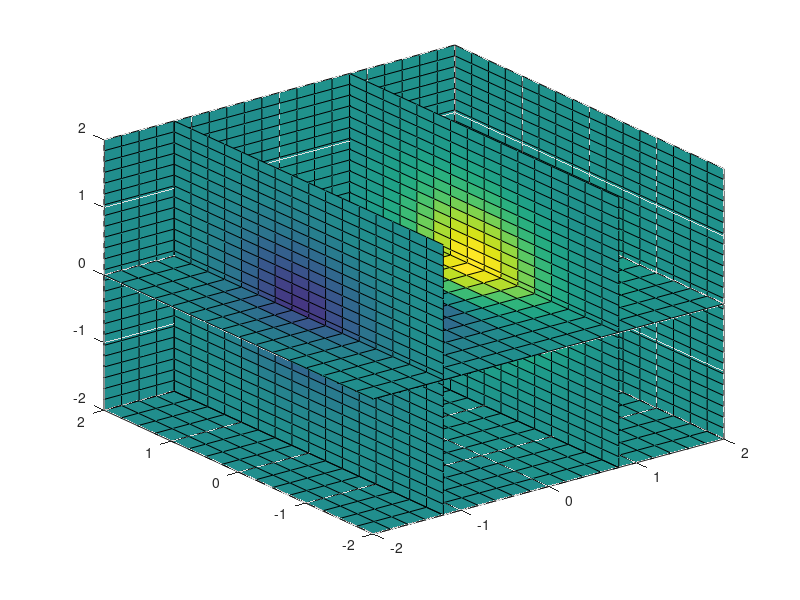
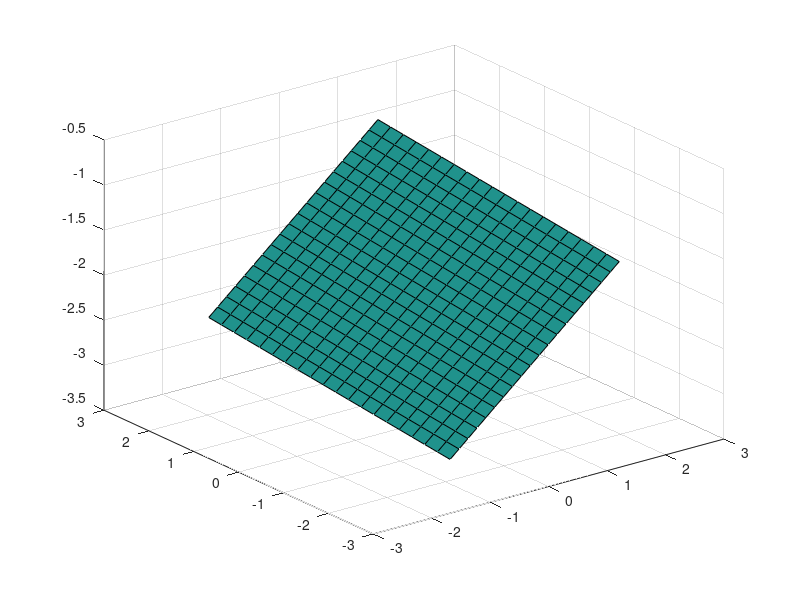

MATLAB code to generate these figures, in order: (Note: this script raises an error after producing the figures.)
clear; close; home

% Example 1: First example from 'doc slice'
[x,y,z] = meshgrid(-2:.2:2,-2:.25:2,-2:.16:2);
v = x.*exp(-x.^2-y.^2-z.^2);
xslice = [-1.2,.8,2];
yslice = 2;
zslice = [-2,0];
slice(x,y,z,v,xslice,yslice,zslice)



%% Slicing At Arbitrary Angles
% You can also create slices that are oriented in arbitrary planes. To do this,

% Create a slice surface in the domain of the volume (surf, linspace).
% Orient this surface with respect to the axes (rotate).
% Get the XData, YData, and ZData of the surface.
% Use this data to draw the slice plane within the volume.
% For example, these statements slice the volume in the first example with a rotated plane. Placing these commands within a for loop "passes" the plane through the volume along the z-axis.

[x,y,z] = meshgrid(-2:.2:2,-2:.25:2,-2:.16:2);
v = x.*exp(-x.^2-y.^2-z.^2);
figure
for k = -2:.25:2
   hsp = surf(linspace(-2,2,20), linspace(-2,2,20), zeros(20) + k);
   rotate(hsp,[1,-1,1],30)
   xd = hsp.XData;
   yd = hsp.YData;
   zd = hsp.ZData;
   delete(hsp)

   slice(x,y,z,v,[-2,2],2,-2) % Draw some volume boundaries
   hold on
   slice(x,y,z,v,xd,yd,zd)
   hold off
   view(-5,10)
   axis([-2.5 2.5 -2 2 -2 4])
   drawnow
end


%% Slicing with a Nonplanar Surface
% You can slice the volume with any surface. This example probes the volume created in the previous example by passing a spherical slice surface through the volume.

[xsp,ysp,zsp] = sphere;
slice(x,y,z,v,[-2,2],2,-2)
for i = -3:.2:3
   hsp = surface(xsp+i,ysp,zsp);
   rotate(hsp,[1 0 0],90)
   xd = hsp.XData;
   yd = hsp.YData;
   zd = hsp.ZData;
   delete(hsp)
   hold on
   hslicer = slice(x,y,z,v,xd,yd,zd);
   axis tight
   xlim([-3,3])
   view(-10,35)
   drawnow
   delete(hslicer)
   hold off
end
